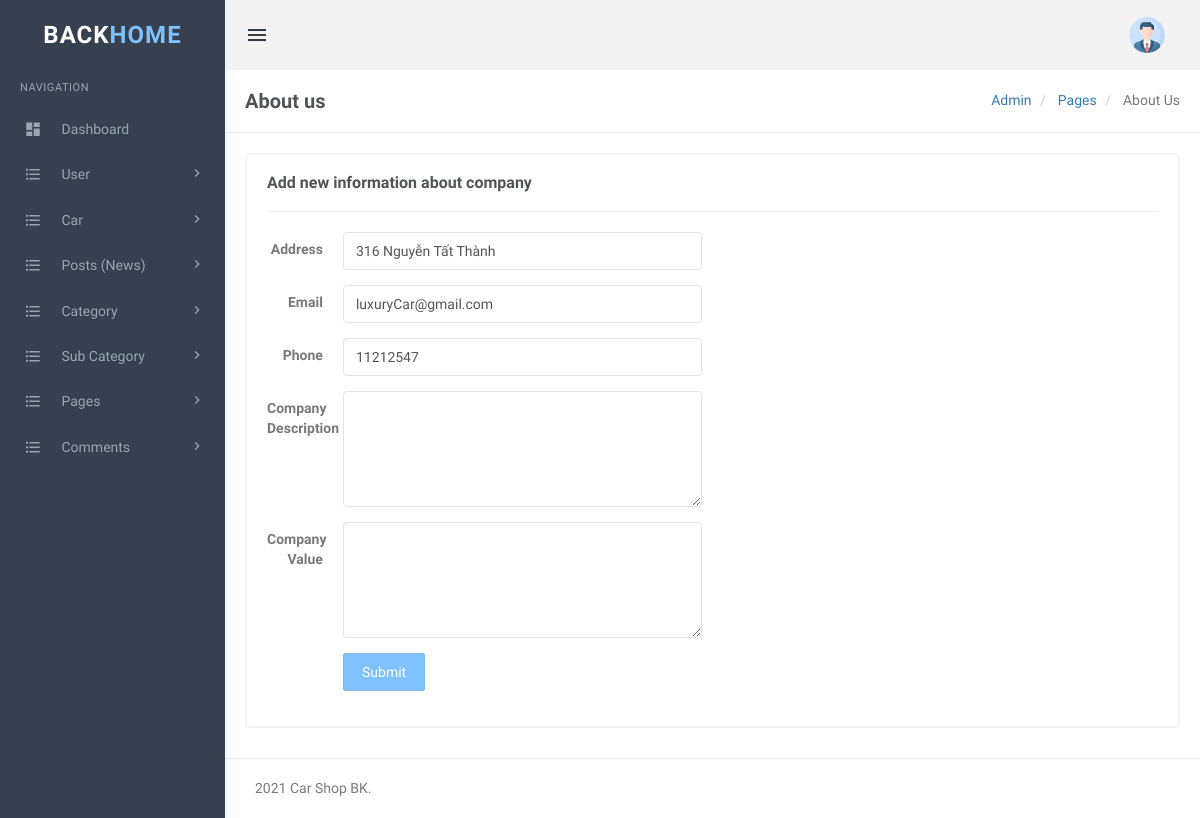
Page /admin/admin/add-aboutus.php on the committed database.
### tables this page shows
CREATE TABLE `about` (
    `id` int(11) UNSIGNED NOT NULL AUTO_INCREMENT,
    `address` varchar(200) DEFAULT NULL,
    `email` varchar(200) DEFAULT NULL,
    `phone` varchar(200) DEFAULT NULL,
    `description` varchar(200) DEFAULT NULL,
    `value` varchar(200) DEFAULT NULL,
    PRIMARY KEY(`id`)
);

### admin/libs/database.php (called while the page is built, shortened)
<?php
function db_get_row($sql){
    global $conn;
    $result = mysqli_query($conn, $sql);
    $row = array();
    if (mysqli_num_rows($result) > 0){
        $row = mysqli_fetch_assoc($result);
    }
    return $row;
}
?>

### admin/admin/add-aboutus.php (the view, shortened to what this page needs)
<?php
include_once('../libs/database.php');
$sql = db_create_sql("SELECT * FROM about Where id=1");
$content = db_get_row($sql);
?>
<!DOCTYPE html>
<html lang="en">
<head>
    <link href="assets/css/bootstrap.min.css" rel="stylesheet" type="text/css" />
    <link href="assets/css/core.css" rel="stylesheet" type="text/css" />
    <link href="assets/css/components.css" rel="stylesheet" type="text/css" />
    <link href="assets/css/icons.css" rel="stylesheet" type="text/css" />
    <link href="assets/css/pages.css" rel="stylesheet" type="text/css" />
    <link href="assets/css/menu.css" rel="stylesheet" type="text/css" />
    <link href="assets/css/responsive.css" rel="stylesheet" type="text/css" />
    <link rel="stylesheet" href="../plugins/switchery/switchery.min.css">
</head>
<body class="fixed-left">
    <div id="wrapper">
        <?php include('includes/topheader.php'); ?>
        <?php include('includes/leftsidebar.php'); ?>
        <div class="content-page">
            <div class="content">
                <div class="container">
                    <div class="row">
                        <div class="col-xs-12">
                            <div class="page-title-box">
                                <h4 class="page-title">About us</h4>
                                <ol class="breadcrumb p-0 m-0">
                                    <li>
                                        <a href="#">Admin</a>
                                    </li>
                                    <li>
                                        <a href="#">Pages </a>
                                    </li>
                                    <li class="active">
                                        About Us
                                    </li>
                                </ol>
                                <div class="clearfix"></div>
                            </div>
                        </div>
                    </div>
                    <div class="row">
                        <div class="col-sm-12">
                            <div class="card-box">
                                <h4 class="m-t-0 header-title"><b>Add new information about company </b></h4>
                                <hr />
                                <div class="row">
                                    <div class="col-md-6">
                                        <form class="form-horizontal" name="about" method="post">
                                        <div class="form-group">
                                                <label class="col-md-2 control-label">Address</label>
                                                <div class="col-md-10">
                                                <input type="text" class="form-control"  name="address" value="<?php echo $content['address'];?>" required>
                                                </div>
                                            </div>
                                            <div class="form-group">
                                                <label class="col-md-2 control-label">Email</label>
                                                <div class="col-md-10">
                                                <input type="text" class="form-control"  name="email" value="<?php echo $content['email'];?>" required>
                                                </div>
                                            </div>
                                            <div class="form-group">
                                                <label class="col-md-2 control-label">Phone</label>
                                                <div class="col-md-10">
                                                <input type="text" class="form-control"  name="phone" value="<?php echo $content['phone'];?>" required>
                                                </div>
                                            </div>
                                            <div class="form-group">
                                                <label class="col-md-2 control-label">Company Description</label>
                                                <div class="col-md-10">
                                                    <textarea  class="form-control" rows="5" name="description" value="<?php echo $content['description'];?>" required></textarea>
                                                </div>
                                            </div>
                                            <div class="form-group">
                                                <label class="col-md-2 control-label">Company Value</label>
                                                <div class="col-md-10">
                                                    <textarea class="form-control" rows="5" name="value" value="<?php echo $content['value'];?>" required></textarea>
                                                </div>
                                            </div>
                                            <div class="form-group">
                                                <label class="col-md-2 control-label">&nbsp;</label>
                                                <div class="col-md-10">
                                                    <button type="submit" class="btn btn-custom waves-effect waves-light btn-md" name="submit">
                                                        Submit
                                                    </button>
                                                </div>
                                            </div>
                                        </form>
                                    </div>
                                </div>
                            </div>
                        </div>
                    </div>
                </div>
            </div>
            <?php include('includes/footer.php'); ?>
        </div>
    </div>
</body>
</html>

### admin/admin/assets/css/core.css (style rules this page uses)
body { font-family: 'Varela Round', sans-serif; margin: 0; padding-bottom: 60px; overflow-x: hidden; color: #797979; }
html { position: relative; min-height: 100%; }
.h1, .h2, .h3, .h4, .h5, .h6, h1, h2, h3, h4, h5, h6 { color: #505458; font-family: 'Hind Madurai', sans-serif; margin: 10px 0; }
* { outline: none !important; }
b, strong { font-weight: 600; font-family: 'Hind Madurai', sans-serif; }
.container { width: auto; }
#wrapper { height: 100%; overflow: hidden; width: 100%; }
.p-0 { padding: 0 !important; }
.m-0 { margin: 0 !important; }
.m-t-0 { margin-top: 0 !important; }
.card-box { padding: 20px; border: 2px solid #f3f3f3; -webkit-border-radius: 5px; border-radius: 5px; -moz-border-radius: 5px; background-clip: padding-box; margin-bottom: 20px; background-color: #ffffff; }
.row { margin-right: -10px; margin-left: -10px; }
.col-lg-1, .col-lg-10, .col-lg-11, .col-lg-12, .col-lg-2, .col-lg-3, .col-lg-4, .col-lg-5, .col-lg-6, .col-lg-7, .col-lg-8, .col-lg-9, .col-md-1, .col-md-10, .col-md-11, .col-md-12, .col-md-2, .col-md-3, .col-md-4, .col-md-5, .col-md-6, .col-md-7, .col-md-8, .col-md-9, .col-sm-1, .col-sm-10, .col-sm-11, .col-sm-12, .col-sm-2, .col-sm-3, .col-sm-4, .col-sm-5, .col-sm-6, .col-sm-7, .col-sm-8, .col-sm-9, .col-xs-1, .col-xs-10, .col-xs-11, .col-xs-12, .col-xs-2, .col-xs-3, .col-xs-4, .col-xs-5, .col-xs-6, .col-xs-7, .col-xs-8, .col-xs-9 { padding-left: 10px; padding-right: 10px; }
.breadcrumb { background-color: transparent; margin-bottom: 15px; padding-top: 10px; padding-left: 0; }
.waves-effect { position: relative; cursor: pointer; display: inline-block; overflow: hidden; -webkit-user-select: none; -moz-user-select: none; -ms-user-select: none; user-select: none; -webkit-tap-highlight-color: transparent; vertical-align: middle; z-index: 1; will-change: opacity, transform; -webkit-transition: all 0.3s ease-out; -moz-transition: all 0.3s ease-out; -o-transition: all 0.3s ease-out; -ms-transition: all 0.3s ease-out; transition: all 0.3s ease-out; }

### admin/admin/assets/css/menu.css (style rules this page uses)
.content-page { margin-left: 225px; overflow: hidden; }
.content-page .content { padding: 0 5px 10px 5px; margin-top: 70px; }
.page-title { font-size: 20px; margin-bottom: 0; margin-top: 0; font-weight: 600; }
.header-title { font-size: 16px; line-height: 16px; margin-bottom: 8px; font-weight: 600; }
.page-title-box { padding: 20px; border-bottom: 1px solid #eee; margin: 0 -20px 20px -20px; }
.page-title-box .page-title { margin-bottom: 0; float: left; }
.page-title-box .breadcrumb { float: right; background-color: transparent !important; }

### rows in the picture
about: address "316 Nguyễn Tất Thành", email "luxuryCar@gmail.com", phone "11212547"
